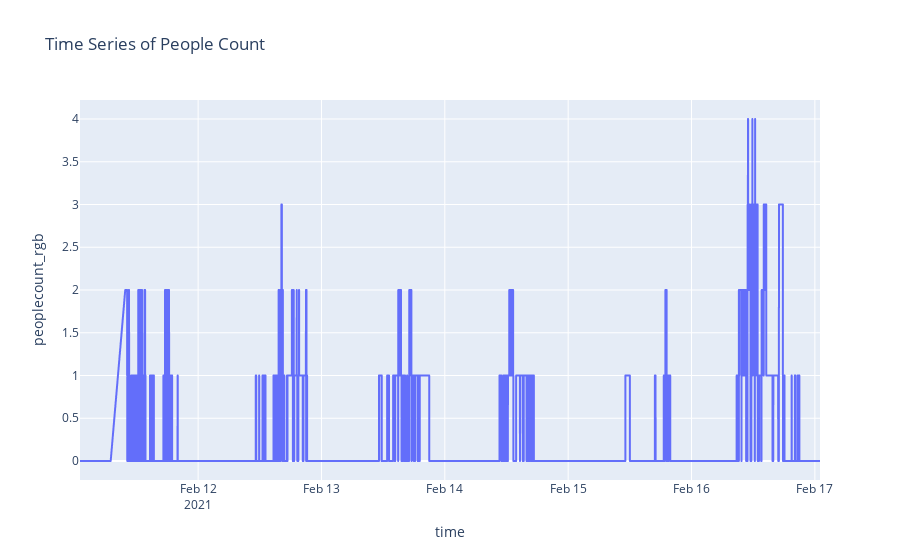

Notebook code cell kept with this figure:
### Markdown cell above
### Time series plot

### Code cell
# plot time series of people count
utils.plot_time_series(df)
utils.plot_time_series(df,matplotlib = True,first = False)

### Figure 1 — Plotly figure (JSON) as saved in the notebook; plotly's stock layout.template omitted (floating-point values rounded to 4 significant figures; data arrays with more than 128 entries replaced by an {"elided": "..."} marker saying what was removed)
{"data": [{"hovertemplate": "time=%{x}<br>peoplecount_rgb=%{y}<extra></extra>", "legendgroup": "", "line": {"color": "#636efa", "dash": "solid"}, "marker": {"symbol": "circle"}, "mode": "lines", "name": "", "showlegend": false, "type": "scattergl", "x": {"elided": "14185 str values"}, "xaxis": "x", "y": {"elided": "14185 int values"}, "yaxis": "y"}], "layout": {"legend": {"tracegroupgap": 0}, "title": {"text": "Time Series of People Count"}, "xaxis": {"anchor": "y", "domain": [0, 1], "title": {"text": "time"}}, "yaxis": {"anchor": "x", "domain": [0, 1], "title": {"text": "peoplecount_rgb"}}}}
